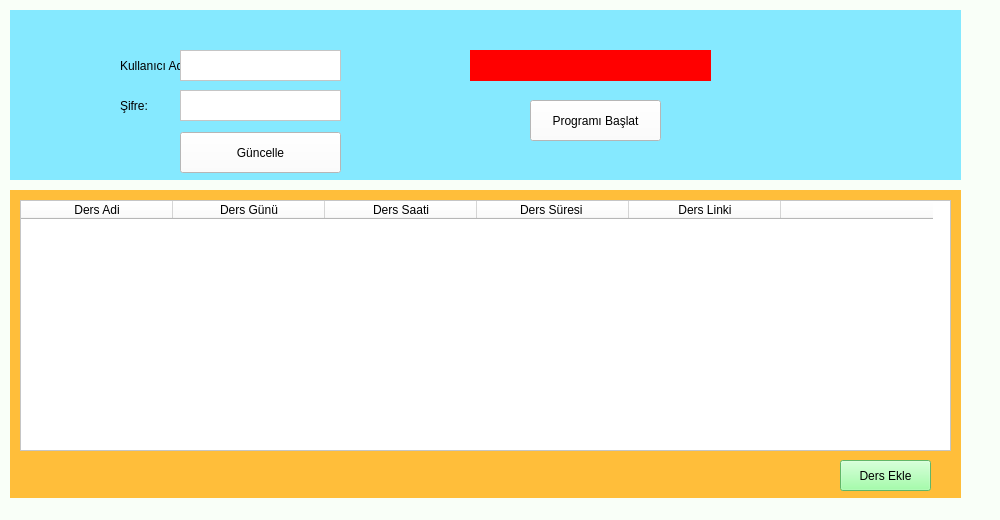
<?xml version="1.0" encoding="UTF-8"?>
<ui version="4.0">
 <class>MainWindow</class>
 <widget class="QMainWindow" name="MainWindow">
  <property name="geometry">
   <rect>
    <x>0</x>
    <y>0</y>
    <width>1000</width>
    <height>520</height>
   </rect>
  </property>
  <property name="windowTitle">
   <string>MainWindow</string>
  </property>
  <property name="styleSheet">
   <string notr="true">background-color: rgb(249, 255, 248);</string>
  </property>
  <widget class="QWidget" name="centralwidget">
   <widget class="QWidget" name="widget" native="true">
    <property name="geometry">
     <rect>
      <x>10</x>
      <y>190</y>
      <width>951</width>
      <height>320</height>
     </rect>
    </property>
    <property name="styleSheet">
     <string notr="true">background-color: rgb(255, 190, 58);</string>
    </property>
    <widget class="QPushButton" name="buttonDersEkle">
     <property name="geometry">
      <rect>
       <x>830</x>
       <y>270</y>
       <width>91</width>
       <height>31</height>
      </rect>
     </property>
     <property name="styleSheet">
      <string notr="true">background-color: rgb(137, 255, 145);</string>
     </property>
     <property name="text">
      <string>Ders Ekle</string>
     </property>
    </widget>
    <widget class="QTableWidget" name="tableDerslerWidget">
     <property name="geometry">
      <rect>
       <x>10</x>
       <y>10</y>
       <width>931</width>
       <height>251</height>
      </rect>
     </property>
     <property name="styleSheet">
      <string notr="true">background-color: rgb(255, 255, 255);</string>
     </property>
     <property name="showGrid">
      <bool>false</bool>
     </property>
     <property name="gridStyle">
      <enum>Qt::DashLine</enum>
     </property>
     <property name="rowCount">
      <number>0</number>
     </property>
     <attribute name="horizontalHeaderDefaultSectionSize">
      <number>152</number>
     </attribute>
     <column>
      <property name="text">
       <string>Ders Adi</string>
      </property>
     </column>
     <column>
      <property name="text">
       <string>Ders Günü</string>
      </property>
     </column>
     <column>
      <property name="text">
       <string>Ders Saati</string>
      </property>
     </column>
     <column>
      <property name="text">
       <string>Ders Süresi </string>
      </property>
     </column>
     <column>
      <property name="text">
       <string>Ders Linki</string>
      </property>
     </column>
     <column>
      <property name="text">
       <string/>
      </property>
     </column>
    </widget>
   </widget>
   <widget class="QWidget" name="widget_2" native="true">
    <property name="geometry">
     <rect>
      <x>10</x>
      <y>10</y>
      <width>951</width>
      <height>170</height>
     </rect>
    </property>
    <property name="styleSheet">
     <string notr="true">background-color: rgb(133, 233, 255);</string>
    </property>
    <widget class="QLabel" name="label">
     <property name="geometry">
      <rect>
       <x>110</x>
       <y>45</y>
       <width>61</width>
       <height>21</height>
      </rect>
     </property>
     <property name="text">
      <string>Kullanıcı Adı:</string>
     </property>
    </widget>
    <widget class="QLabel" name="label_2">
     <property name="geometry">
      <rect>
       <x>110</x>
       <y>80</y>
       <width>61</width>
       <height>31</height>
      </rect>
     </property>
     <property name="text">
      <string>Şifre:</string>
     </property>
    </widget>
    <widget class="QTextEdit" name="textAlKullaniciAd">
     <property name="geometry">
      <rect>
       <x>170</x>
       <y>40</y>
       <width>161</width>
       <height>31</height>
      </rect>
     </property>
     <property name="styleSheet">
      <string notr="true">background-color: rgb(255, 255, 255);</string>
     </property>
    </widget>
    <widget class="QTextEdit" name="textAlKullaniciSifre">
     <property name="geometry">
      <rect>
       <x>170</x>
       <y>80</y>
       <width>161</width>
       <height>31</height>
      </rect>
     </property>
     <property name="styleSheet">
      <string notr="true">background-color: rgb(255, 255, 255);</string>
     </property>
    </widget>
    <widget class="QPushButton" name="buttonBilgiGuncelle">
     <property name="geometry">
      <rect>
       <x>170</x>
       <y>122</y>
       <width>161</width>
       <height>41</height>
      </rect>
     </property>
     <property name="styleSheet">
      <string notr="true">background-color: rgb(255, 255, 255);</string>
     </property>
     <property name="text">
      <string>Güncelle</string>
     </property>
    </widget>
    <widget class="QPushButton" name="buttonProgramDurumDegistir">
     <property name="geometry">
      <rect>
       <x>520</x>
       <y>90</y>
       <width>131</width>
       <height>41</height>
      </rect>
     </property>
     <property name="styleSheet">
      <string notr="true">background-color: rgb(255, 255, 255);</string>
     </property>
     <property name="text">
      <string>Programı Başlat</string>
     </property>
    </widget>
    <widget class="QLabel" name="labelDurumYaz">
     <property name="geometry">
      <rect>
       <x>460</x>
       <y>40</y>
       <width>241</width>
       <height>31</height>
      </rect>
     </property>
     <property name="styleSheet">
      <string notr="true">background-color: rgb(255, 0, 0);</string>
     </property>
     <property name="text">
      <string/>
     </property>
    </widget>
   </widget>
  </widget>
  <widget class="QStatusBar" name="statusbar"/>
 </widget>
 <resources/>
 <connections/>
</ui>
